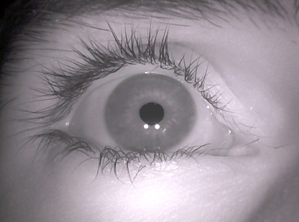
//> input picture Image/EdgeLineImages/eyepupil.png, 299 x 222 px
$ ./DLIP_Tutorial_HoughCircle   (built with g++ and OpenCV 4)
//> lines starting //> are read from the running program, lines starting //| are printed output that depends on the picture; after the words box and inside, x2 and y2 are one past the last pixel; in counts of white or black regions, pixels touching at a corner belong together
/** @brief DLIP Hough Circle Detection
* @author Jin Kwak 21900031
* @created 2024.04.16
*/

#include <DLIP.hpp>

using namespace cv;
int main(int argc, char** argv)
{
	Mat src, gray;

	String filename = "D:\\DLIP\\Image\\EdgeLineImages\\eyepupil.png";

	/* Read the image */
	src = imread(filename, 1);
//> src is the input picture: 222 rows x 299 cols, CV_8UC3; mean B, G, R 148.2, 140.6, 148.8

	if (!src.data)
	{
		printf(" Error opening image\n");
		return -1;
	}

	cvtColor(src, gray, COLOR_BGR2GRAY);
	equalizeHist(gray,gray);
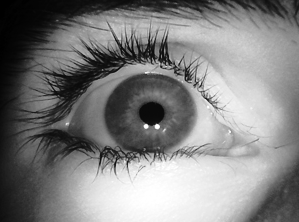
//> gray: 222 rows x 299 cols, CV_8UC1; min 0, max 255, mean 128.2
	/* smooth it, otherwise a lot of false circles may be detected */
	GaussianBlur(gray, gray, Size(7, 7), 3, 3);
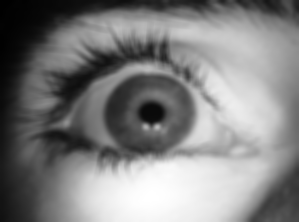
//> gray: 222 rows x 299 cols, CV_8UC1; min 0, max 255, mean 128.3

	std::vector<Vec3f> circles;

	HoughCircles(gray, circles, 3, 2, gray.rows / 4, 140, 70);
//> circles = 2 circles (x, y, radius): [145, 115, 41.8], [157, 175, 111.8]

	for (size_t i = 0; i < circles.size(); i++){
		Point center(cvRound(circles[i][0]), cvRound(circles[i][1]));
		int radius = cvRound(circles[i][2]);
		/* draw the circle center */
		circle(src, center, 3, Scalar(0, 255, 0), -1, 8, 0);
		/* draw the circle outline */
		circle(src, center, radius, Scalar(255, 0, 255), 3, 8, 0);
	}
//> this loop made 2 passes
//> (center, radius) on passes 1 to 2: (Point(145, 115), 42), (Point(157, 175), 112)
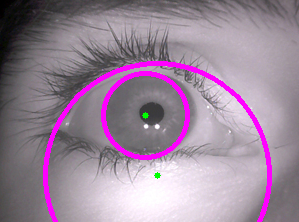
//> src: 222 rows x 299 cols, CV_8UC3; 5.35% of pixels changed, all inside (x1, y1, x2, y2) = (43, 61, 272, 222)

	namedWindow("circles", 1);
	imshow("circles", src);

	/* Wait and Exit */
	waitKey();
	return 0;
}

$ run again, with Image/EdgeLineImages/TrafficSign1.png copied over Image/EdgeLineImages/eyepupil.png
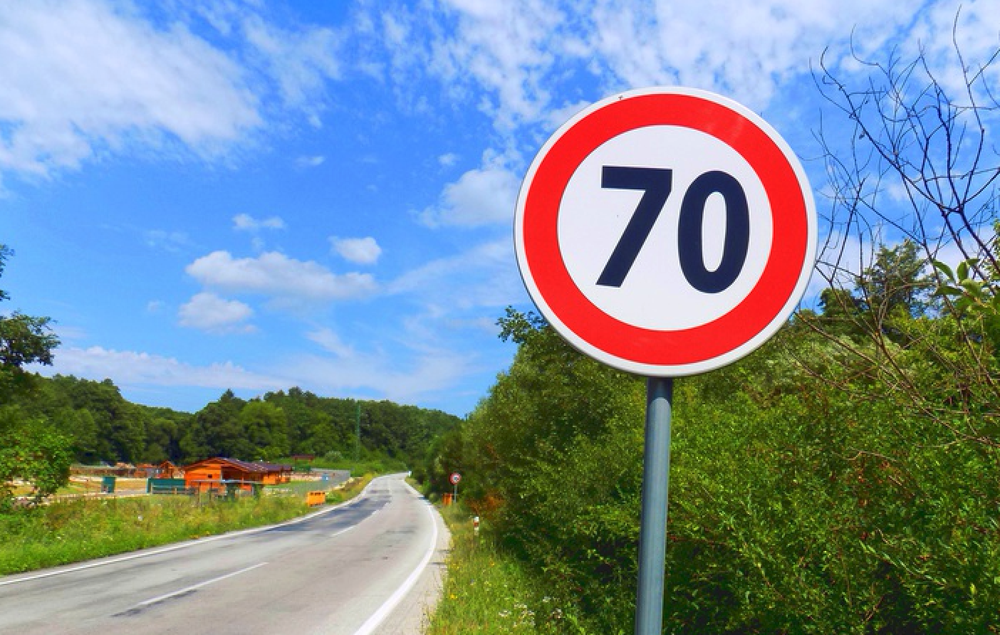
//> input picture Image/EdgeLineImages/TrafficSign1.png, 1000 x 635 px, shrunk from 1404 x 892 before the run
//> src is the input picture: 635 rows x 1000 cols, CV_8UC3; mean B, G, R 151, 140.2, 121.6
//> `GaussianBlur(gray, gray, Size(7, 7), 3, 3);`:
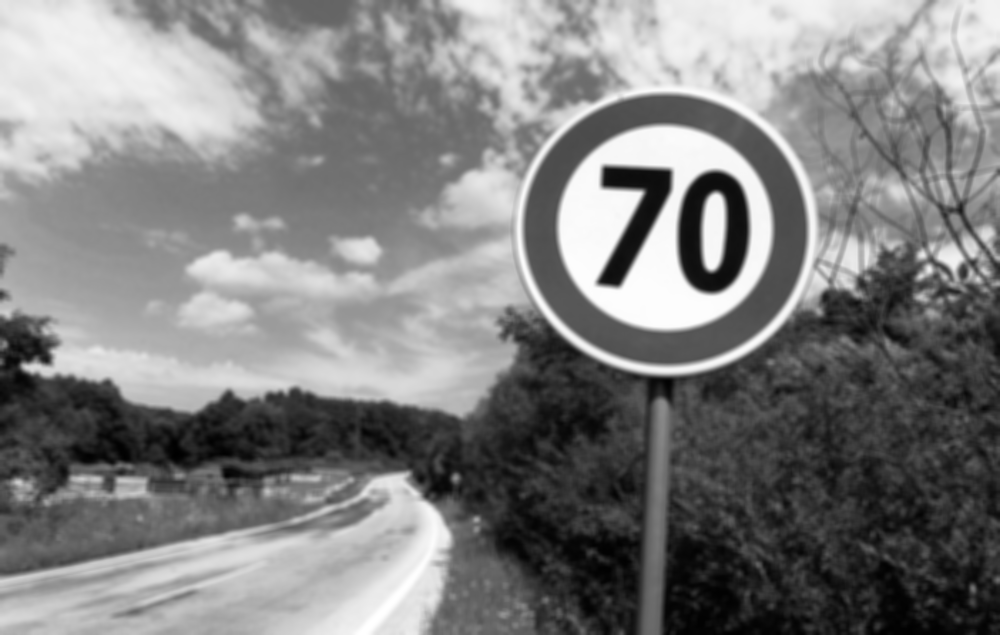
//> gray: 635 rows x 1000 cols, CV_8UC1; min 0, max 255, mean 128.2
//> circles = 15 circles (x, y, radius), first 12: [663, 233, 140.8], [147, 13, 525], [195, 165, 372.6], [375, 93, 308], [801, 381, 228.6], [809, 123, 168], [639, 15, 351.2], [613, 461, 295.6], [235, 321, 211.4], [909, 253, 62.2], [999, 455, 262.4], [371, 559, 81.6]
//> the loop `for (size_t i = 0; i < circles.size(); i++)` made 15 passes
//> (center, radius) on passes 1 to 8: (Point(663, 233), 141), (Point(147, 13), 525), (Point(195, 165), 373), (Point(375, 93), 308), (Point(801, 381), 229), (Point(809, 123), 168), (Point(639, 15), 351), (Point(613, 461), 296)
//> after the loop `for (size_t i = 0; i < circles.size(); i++)`:
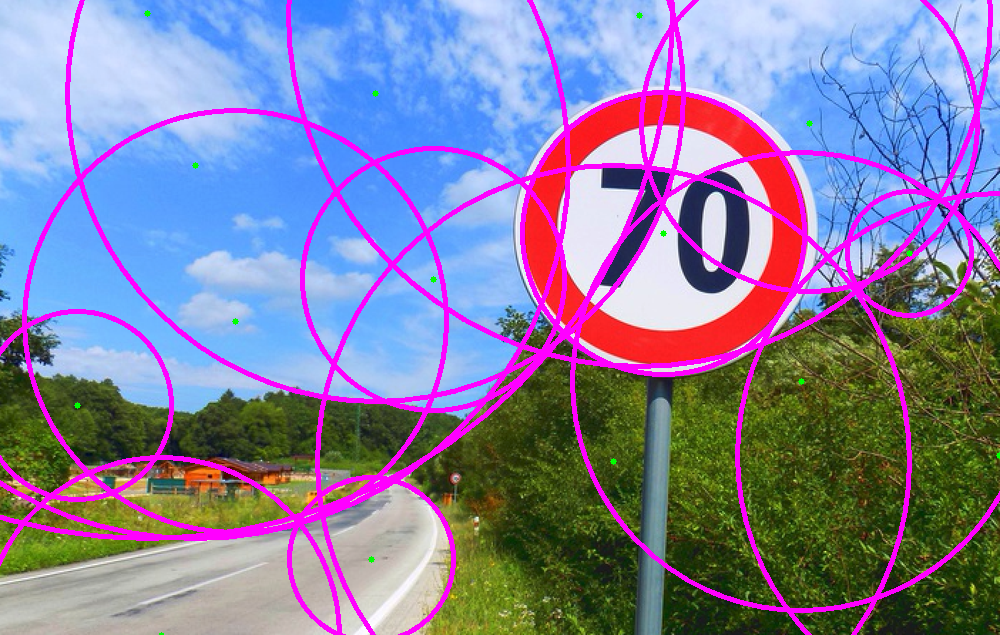
//> src: 635 rows x 1000 cols, CV_8UC3; 9.5% of pixels changed, all inside (x1, y1, x2, y2) = (0, 0, 1000, 635)
